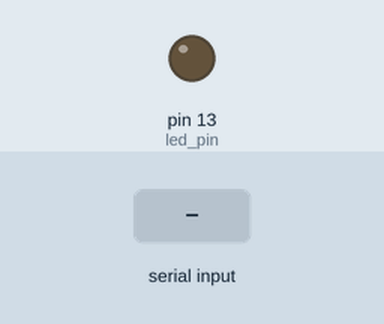
Recording of a sketch running on a simulated Arduino Uno, built with avr-gcc and run on an emulated ATmega328P. Shown: output pins drawn as LEDs (lit = HIGH). The test bench sets the inputs (shaded band). What the sketch prints to the serial monitor is not drawn.

Above: at 1.2 s.
1.3 s: "90,45," received over Serial
2.8 s: "0," received over Serial
4.3 s: "1,90,45," received over Serial
Timing chart, 0 to 7.3 s (numbered marks = the images above; inputs shaded):
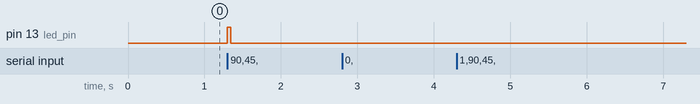

Measured:
- after the input at 1.3 s, pin 13 (led_pin): LOW → HIGH at once, → LOW 0.05 s later
- after the input at 2.8 s, every drawn part: stays the same
- after the input at 4.3 s, every drawn part: stays the same

The sketch:

Opto-blink.ino
```cpp
/* Opto-blink
 Code adapted from: http://www.arduino.cc/en/Tutorial/BlinkWithoutDelay
 Modifications by Nicholas Mei
 */
/*===================== Variables =========================*/
// Set pin number:
const int led_pin =  13;                  // the number of the LED pin

// Variables that will change:
float desired_frequency = 5;              // Desired frequency of blink (Hz)
float desired_on_time = 5;                // Desired LED ON time for blink (in ms)
int led_state = LOW;                      // led_state used to set the LED
unsigned long current_micros = micros();
unsigned long previous_micros = 0;        // will store last time LED was updated
unsigned long micros_diff = 0;
boolean run_blink = 0;
float interval = (1000000/desired_frequency)-desired_on_time*1000;           // interval at which to blink (microseconds)

/*===================== Setup ==============================*/
void setup() {
  Serial.begin(115200);
  Serial.setTimeout(5);   //set a serial read timeout of 5 ms so that we don't get long delays before starting blinking
  // set the digital pin as output:
  pinMode(led_pin, OUTPUT);
}
/*===================== Blink Loop ========================= */
void loop()
{
  current_micros = micros();
  micros_diff = current_micros - previous_micros;

  // Check to see if Python has sent a serial message
  if(Serial.available() > 0 && led_state == LOW) {
    // Arduino will expect serial messages in the following format: 'desired_freq,desired_on_time'
    String des_freq = Serial.readStringUntil(',');
    Serial.read();
    desired_on_time = Serial.parseFloat();
    desired_frequency = des_freq.toFloat();
    //update the interval
    if (desired_frequency == 0 || desired_on_time == 0) {
      run_blink = 0;
      led_state = LOW;
      digitalWrite(led_pin, led_state);
      Serial.write("OFF");
    }
    else {
      interval = (1000000/desired_frequency)-desired_on_time*1000;
      run_blink = 1;
      current_micros = micros();
      previous_micros = 0;
      micros_diff = 0;
      led_state = LOW;
      digitalWrite(led_pin, led_state);
      Serial.write("ON");
    }
  }
  // Check if we're in LED blink mode or not
  if (run_blink == 1) {
    // Check if we're in LED OFF state
    if(led_state == LOW){
      // Check if we have exceeded our off time interval
      if(micros_diff > interval) {
        // Save when you turn on the LED
        previous_micros = current_micros;
        led_state = HIGH;
        digitalWrite(led_pin, led_state);
        }
    }
    // If not, we're in LED ON state
    else{
      if (micros_diff > desired_on_time*1000){
        // Save when you turn off the LED
        previous_micros = current_micros;
        led_state = LOW;
        digitalWrite(led_pin, led_state);
      }
    }
  }
}
```
